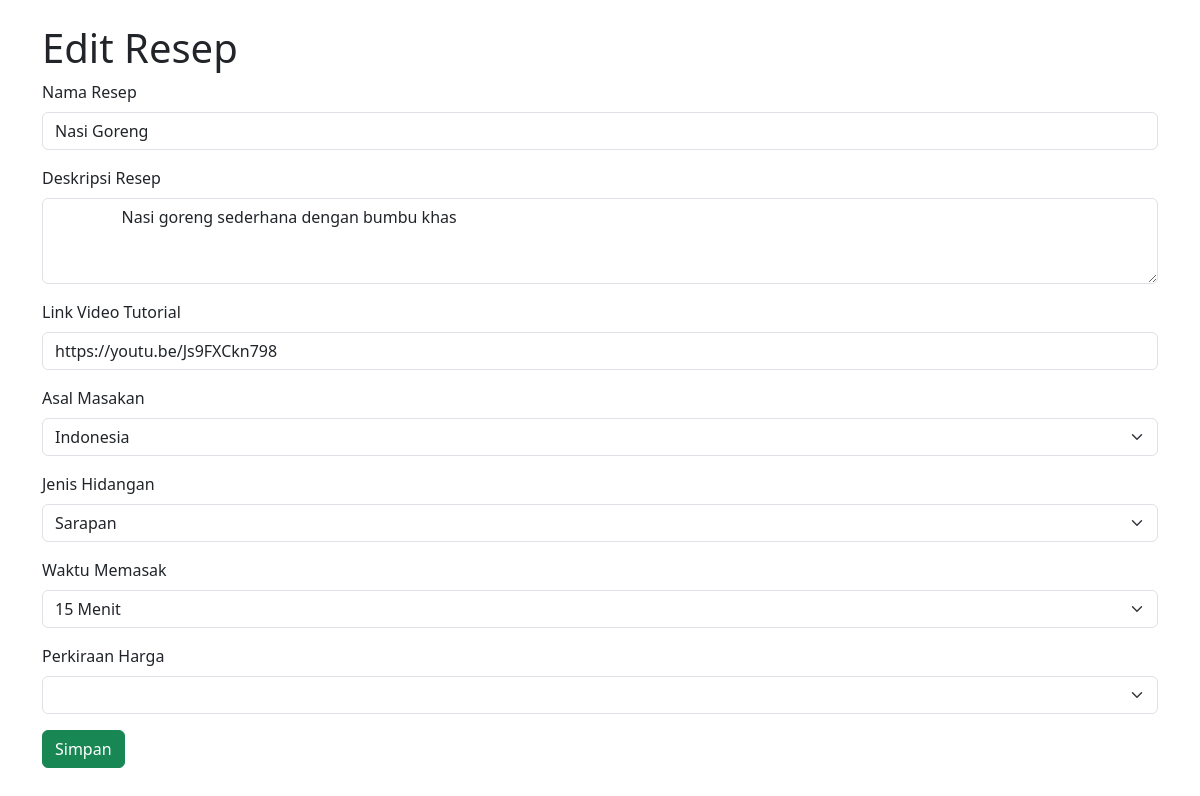
/admin/resepediterr.php?ResepID=7, run on the app's committed database.
### tables this page shows
CREATE TABLE `resep` (
  `ResepID` int(11) NOT NULL,
  `NamaResep` varchar(100) NOT NULL,
  `DeskripsiResep` text DEFAULT NULL,
  `LinkVideoTutorial` text DEFAULT NULL,
  `TotalHarga` decimal(10,2) DEFAULT 0.00
);

CREATE TABLE `kategoriresep` (
  `ResepID` int(11) NOT NULL,
  `AsalMasakanID` int(11) NOT NULL,
  `JenisHidanganID` int(11) NOT NULL,
  `WaktuMemasakID` int(11) NOT NULL,
  `PerkiraanHargaID` int(11) NOT NULL
);

CREATE TABLE `asalmasakan` (
  `AsalMasakanID` int(11) NOT NULL,
  `asalMasakan` varchar(255) NOT NULL
);

CREATE TABLE `jenishidangan` (
  `JenisHidanganID` int(11) NOT NULL,
  `jenisHidangan` varchar(255) NOT NULL
);

CREATE TABLE `waktumemasak` (
  `WaktuMemasakID` int(11) NOT NULL,
  `waktuMemasak` varchar(255) NOT NULL
);

### admin/resepediterr.php (the view, shortened to what this page needs)
<?php
include "../dbconfig.php";
$isEdit = isset($_GET['ResepID']);
if ($isEdit) {
    $resepID = $_GET['ResepID'];
    $queryResep = "SELECT * FROM resep WHERE ResepID = '$resepID'";
    $resultResep = $conn->query($queryResep);
    $resep = $resultResep->fetch_assoc();
    $queryKategori = "SELECT * FROM kategoriResep WHERE ResepID = '$resepID'";
    $resultKategori = $conn->query($queryKategori);
    $kategori = $resultKategori->fetch_assoc();
}
$queryAsalMasakan = "SELECT * FROM asalMasakan";
$resultAsalMasakan = $conn->query($queryAsalMasakan);
$queryJenisHidangan = "SELECT * FROM jenisHidangan";
$resultJenisHidangan = $conn->query($queryJenisHidangan);
$queryWaktuMemasak = "SELECT * FROM waktuMemasak";
$resultWaktuMemasak = $conn->query($queryWaktuMemasak);
$queryPerkiraanHarga = "SELECT * FROM perkiraanHarga";
$resultPerkiraanHarga = $conn->query($queryPerkiraanHarga);
?>
<!DOCTYPE html>
<html lang="id">
<head>
    <link href="https://cdn.jsdelivr.net/npm/bootstrap@5.3.0-alpha1/dist/css/bootstrap.min.css" rel="stylesheet">
</head>
<body>
<div class="container mt-4">
    <h1><?= $isEdit ? 'Edit Resep' : 'Tambah Resep' ?></h1>
    <form method="POST">
        <div class="mb-3">
            <label for="NamaResep" class="form-label">Nama Resep</label>
            <input type="text" class="form-control" id="NamaResep" name="NamaResep"
                   value="<?= $isEdit ? htmlspecialchars($resep['NamaResep']) : '' ?>" required>
        </div>
        <div class="mb-3">
            <label for="DeskripsiResep" class="form-label">Deskripsi Resep</label>
            <textarea class="form-control" id="DeskripsiResep" name="DeskripsiResep" rows="3" required>
                <?= $isEdit ? htmlspecialchars($resep['DeskripsiResep']) : '' ?>
            </textarea>
        </div>
        <div class="mb-3">
            <label for="LinkVideoTutorial" class="form-label">Link Video Tutorial</label>
            <input type="url" class="form-control" id="LinkVideoTutorial" name="LinkVideoTutorial"
                   value="<?= $isEdit ? htmlspecialchars($resep['LinkVideoTutorial']) : '' ?>">
        </div>
        <div class="mb-3">
            <label for="AsalMasakanID" class="form-label">Asal Masakan</label>
            <select class="form-select" id="AsalMasakanID" name="AsalMasakanID" required>
                <?php while ($asalMasakan = $resultAsalMasakan->fetch_assoc()): ?>
                    <option value="<?= $asalMasakan['AsalMasakanID'] ?>"
                        <?= $isEdit && $kategori['AsalMasakanID'] == $asalMasakan['AsalMasakanID'] ? 'selected' : '' ?>>
                        <?= htmlspecialchars($asalMasakan['asalMasakan']) ?>
                    </option>
                <?php endwhile; ?>
            </select>
        </div>
        <div class="mb-3">
            <label for="JenisHidanganID" class="form-label">Jenis Hidangan</label>
            <select class="form-select" id="JenisHidanganID" name="JenisHidanganID" required>
                <?php while ($jenisHidangan = $resultJenisHidangan->fetch_assoc()): ?>
                    <option value="<?= $jenisHidangan['JenisHidanganID'] ?>"
                        <?= $isEdit && $kategori['JenisHidanganID'] == $jenisHidangan['JenisHidanganID'] ? 'selected' : '' ?>>
                        <?= htmlspecialchars($jenisHidangan['jenisHidangan']) ?>
                    </option>
                <?php endwhile; ?>
            </select>
        </div>
        <div class="mb-3">
            <label for="WaktuMemasakID" class="form-label">Waktu Memasak</label>
            <select class="form-select" id="WaktuMemasakID" name="WaktuMemasakID" required>
                <?php while ($waktuMemasak = $resultWaktuMemasak->fetch_assoc()): ?>
                    <option value="<?= $waktuMemasak['WaktuMemasakID'] ?>"
                        <?= $isEdit && $kategori['WaktuMemasakID'] == $waktuMemasak['WaktuMemasakID'] ? 'selected' : '' ?>>
                        <?= htmlspecialchars($waktuMemasak['waktuMemasak']) ?>
                    </option>
                <?php endwhile; ?>
            </select>
        </div>
        <div class="mb-3">
            <label for="PerkiraanHargaID" class="form-label">Perkiraan Harga</label>
            <select class="form-select" id="PerkiraanHargaID" name="PerkiraanHargaID" required>
                <?php while ($perkiraanHarga = $resultPerkiraanHarga->fetch_assoc()): ?>
                    <option value="<?= $perkiraanHarga['PerkiraanHargaID'] ?>"
                        <?= $isEdit && $kategori['PerkiraanHargaID'] == $perkiraanHarga['PerkiraanHargaID'] ? 'selected' : '' ?>>
                    </option>
                <?php endwhile; ?>
            </select>
        </div>
        <button type="submit" class="btn btn-success">Simpan</button>
    </form>
</div>
</body>
</html>

### data on the page
resep: NamaResep "Nasi Goreng", DeskripsiResep "Nasi goreng sederhana dengan bumbu khas", LinkVideoTutorial "https://youtu.be/Js9FXCkn798"
kategoriresep: AsalMasakanID "Indonesia", JenisHidanganID "Sarapan", WaktuMemasakID "15 Menit"
